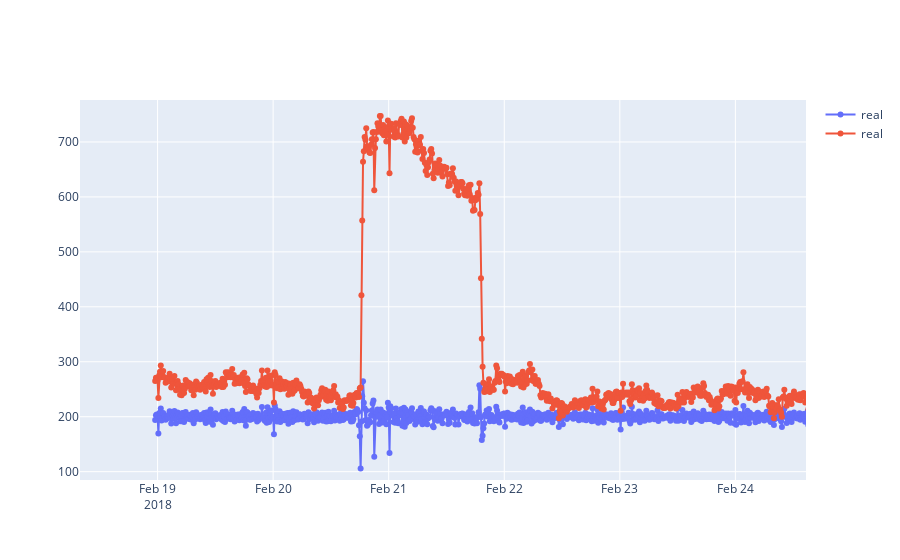

The code cell stored with this chart in its notebook:
### Code cell
import plotly.graph_objects as go

# Create traces
fig = go.Figure()
fig.add_trace(go.Scatter(x=series.index[10000:20000], y=cycle[10000:20000]+200,
                    mode='lines+markers',
                    name='real'))
fig.add_trace(go.Scatter(x=series.index[10000:20000], y=series[10000:20000],
                    mode='lines+markers',
                    name='real'))

fig.show()

### Figure 1 — Plotly figure (JSON) as saved in the notebook; plotly's stock layout.template omitted (floating-point values rounded to 4 significant figures; data arrays with more than 128 entries replaced by an {"elided": "..."} marker saying what was removed)
{"data": [{"mode": "lines+markers", "name": "real", "type": "scatter", "x": {"elided": "10000 str values"}, "y": {"elided": "10000 float values"}}, {"mode": "lines+markers", "name": "real", "type": "scatter", "x": {"elided": "10000 str values"}, "y": {"elided": "10000 int values"}}], "layout": {"autosize": true, "xaxis": {"autorange": false, "range": ["2018-02-18 07:53:17.0293", "2018-02-24 14:39:53.7807"], "type": "date"}, "yaxis": {"autorange": false, "range": [84.85, 776.3], "type": "linear"}}}
